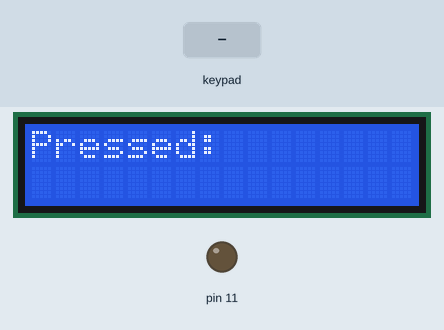
A sketch run on a simulated Arduino Uno, built with avr-gcc and run on an emulated ATmega328P. Parts: 16×2 character LCD, output pins drawn as LEDs (lit = HIGH). Wiring (inferred from the signals the program sends): 4×4 keypad with keys 1 2 3 A 4 5 6 B 7 8 9 C * 0 # D (labels assumed): rows pin 6, pin 5, pin 4, pin 3; columns pin 0, pin 1, pin 2, pin 7. Dashed ring = blinking. Inputs (shaded band) come from the test bench. Pins used as bus, display or sensor lines are not drawn.

Above: at 1.2 s.
1.3 s: keypad keys 1 2 3 4 pressed 0.4 s apart
At 1.38 s:
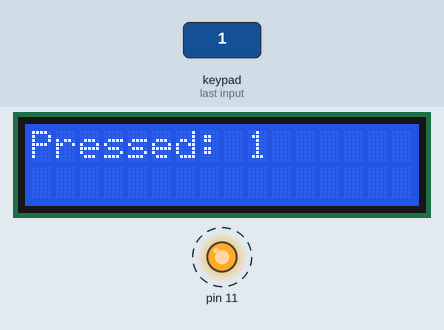
4.4 s: key '5' pressed
At 4.48 s:
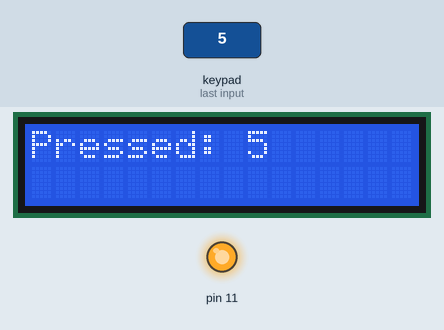
5.9 s: key '6' pressed
At 5.98 s:
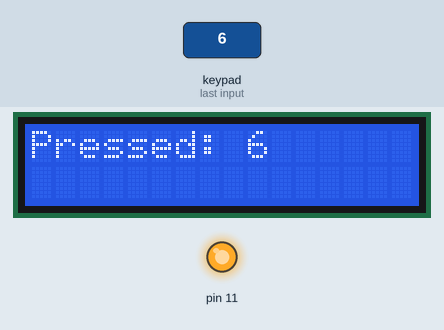
7.5 s: keypad keys 1 2 3 4 # pressed 0.4 s apart
At 7.98 s:
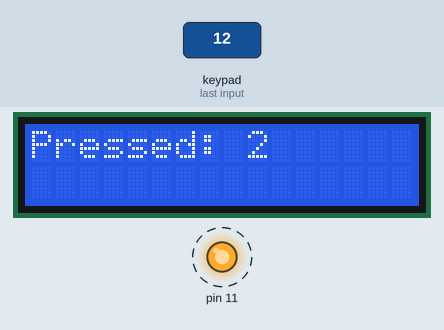
Timing chart, 0 to 10.8 s (numbered marks = the images above; inputs shaded):
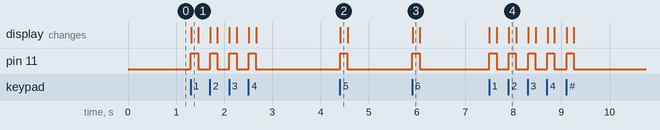

Measured:
- after the input at 1.3 s, pin 11: alternates HIGH for 0.15 s and LOW for 0.25 s, 8 changes in all, then stays LOW, starting at once; the display: changes at once (image 1)
- after the input at 4.4 s, pin 11: LOW → HIGH at once, → LOW 0.15 s later; the display: changes at once (image 2)
- after the input at 5.9 s, pin 11: LOW → HIGH at once, → LOW 0.15 s later; the display: changes at once (image 3)
- after the input at 7.5 s, pin 11: alternates HIGH for 0.15 s and LOW for 0.25 s, 10 changes in all, then stays LOW, starting at once; the display: first changes at once (image 4 shows a later state)

The sketch:

Debouncing_v1.ino
```cpp
#include <LiquidCrystal_I2C.h>

#define I2C_ADDR    0x27
#define LCD_COLUMNS 16
#define LCD_LINES   2

LiquidCrystal_I2C lcd(I2C_ADDR, LCD_COLUMNS, LCD_LINES);

// !!! LO SCHERMO LCD E' PRESENTE SOLO PER MOSTRARE IL FUNZIONAMENTO DI QUESTO CODICE.
// NON SARA' PRESENTE IN NESSUNA ITERAZIONE DEL PRODOTTO FINALE. !!!

#define NO_KEY 20
#define DEBOUNCE_COUNT 5 // Rappresenta la costante "x" nel flowchart

volatile uint8_t pressedKey = NO_KEY;
volatile uint8_t savedKey = 0;
volatile uint8_t keyCounted = 0;

void setup() {
  lcd.init();
  lcd.backlight();

  // Pin 11 in Output per il LED
  DDRB |= 0x08;

  // Imposto i pin per il keypad
  DDRD = 0x78;
  PORTD = 0x7F;

  //Timer0 utilizzato per eseguire Debouncing e far funzionare Keypad
  TCCR0A = _BV(WGM01);                   // Modalità CTC
  TCCR0B = _BV(CS01) | _BV(CS00) ;       // Prescaler 64
  OCR0A = 249;                           // Top del Timer a 249; Valore in Tempo:
                                         // = (249 * 64 * 62.5ns) = 1ms
  TIMSK0 = _BV(OCIE0A);                  // Attivo "Compare Match A Interrupt"
}

// !!! FUNZIONE LOOP UTILIZZATA SOLAMENTE PER MOSTRARE IL FUNZIONAMENTO DI QUESTO CODICE !!!
void loop() {
  lcd.setCursor(0,0);
  lcd.print("Pressed: ");
  lcd.setCursor(9,0);
  if(pressedKey == NO_KEY){
    lcd.print("  ");
  }else{
    lcd.print(pressedKey+1);
  }
}

// Funzione di KeypadScan
uint8_t keypadScan(){
  uint8_t keyCode = NO_KEY;

  for (uint8_t i = 0; i < 4 ; ++i){
    PORTD = ~_BV(6-i);
    for (uint8_t j = 0 ; j < 3 ; ++j){
      if ((PIND & (_BV(j))) == 0){
         keyCode = i * 3 + j;
      }
    }
  }
  PORTD = 0x7F;
  return keyCode;
}

// La routine di Interrupt verrà eseguita ogni millisecondo.
ISR(TIMER0_COMPA_vect){
    // Esegue keypadScan che ci restituisce il numero del tasto premuto.
    pressedKey = keypadScan();

    // Se il tasto che il keypadScan ci restituisce non è uguale a quello di savedKey, il keyCounted viene
    // azzerato, e viene salvato il nuovo tasto in savedKey.
    if(savedKey != pressedKey){
      savedKey = pressedKey;
      keyCounted = 0;
    }

    // Aumenta ogni volta keyCounted di 1, e se questo raggiunge DEBOUNCE_COUNT, il rimbalzo e considerato
    // rimosso, e possiamo quindi eseguire la nostra funzione con sicurezza.
    if(keyCounted++ == DEBOUNCE_COUNT ){
      funzione();
      keyCounted = 0;
    }
}

// Semplice funzione per mostrare il funzionamento del codice.
void funzione(){
  if(pressedKey != NO_KEY){
    PORTB |= _BV(3);
  }else{
    PORTB &= ~_BV(3);
  }
}
```
